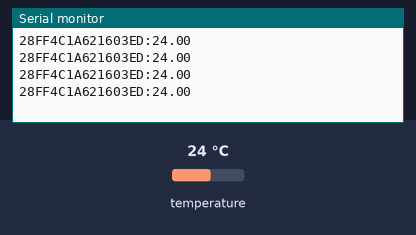
Simulated run of this sketch. Board: Arduino Uno, built with avr-gcc and run on an emulated ATmega328P. On the bench: the last lines printed to the serial monitor. The inputs (shaded band) are chosen by the test bench; at power-on: temperature 24 °C.

Above: at 1.6 s.
1.7 s: temperature set to 12 °C
At 2.23 s:
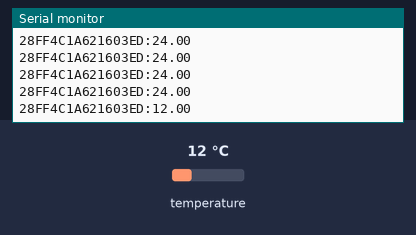
3.2 s: temperature set to 19 °C
At 3.4 s:
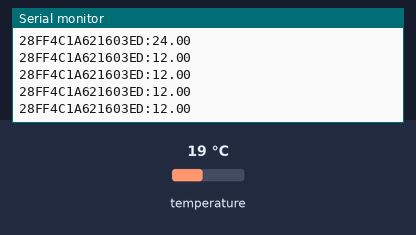
Timing chart, 0 to 6.2 s (numbered marks = the images above; inputs shaded):
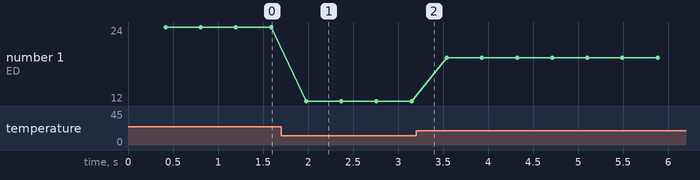

Measured:
- after the input at 1.7 s, the serial monitor: prints a new line after 0.28 s (image 1)
- plotted number 1: 24 → 12 after the input at 1.7 s, 12 → 19 after the input at 3.2 s

The sketch:

tempsens.ino
```cpp
#include <OneWire.h>
#include <DallasTemperature.h>

// Change these if appropriate
// The pin that sensors are connected to
#define ONE_WIRE_BUS 2
// What precision to set the sensor to
#define TEMPERATURE_PRECISION 11

OneWire one_wire(ONE_WIRE_BUS);
DallasTemperature sensors(&one_wire);

// We will store an array of probes we find on initial startup. If you have
// more than 20 probes, feel free to bump this number and see if it'll actually
// work at all.
DeviceAddress probes[20];
int num_probes = 0;

void setup() {
  Serial.begin(9600);
  sensors.begin();

  // Set all devices to the same resolution
  sensors.setResolution(TEMPERATURE_PRECISION);

  // Find our sensors, use num_probes as a handy counter.
  one_wire.reset_search();
  while (one_wire.search(probes[num_probes])) {
    num_probes++;
  }
}

void print_address(DeviceAddress device_address) {
  // Device address is 8 bytes, iterate over them.
  for (byte i = 0; i < 8; i++) {
    if (device_address[i] < 16) {
      Serial.print("0");
    }
    Serial.print(device_address[i], HEX);
  }
}

void print_reading(DeviceAddress device_address) {
  // Print out data in the form of ADDRESS:TEMPERATURE
  // This bit's annoying enough to get its own function
  print_address(device_address);
  Serial.print(":");
  Serial.print(sensors.getTempC(device_address));
  Serial.print('\n');
}

void loop() {
  // Make sure we're not just spitting out some constant meaningless numbers
  sensors.requestTemperatures();
  for (int i = 0; i < num_probes; i++) {
    print_reading(probes[i]);
  }
}
```
